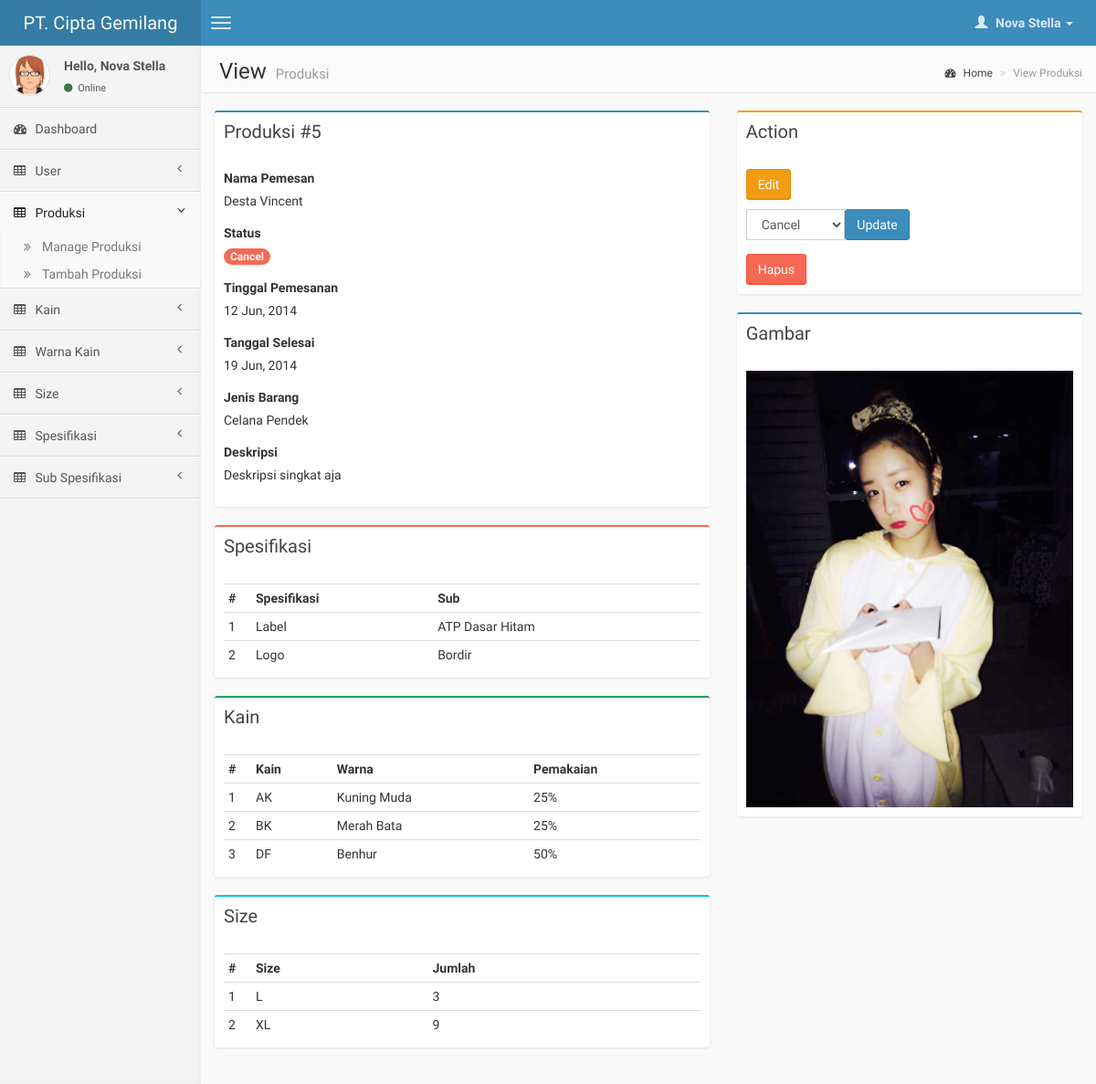
/page/produksi/view.php?id=5 (signed in), run on an earlier commit of the app's database.
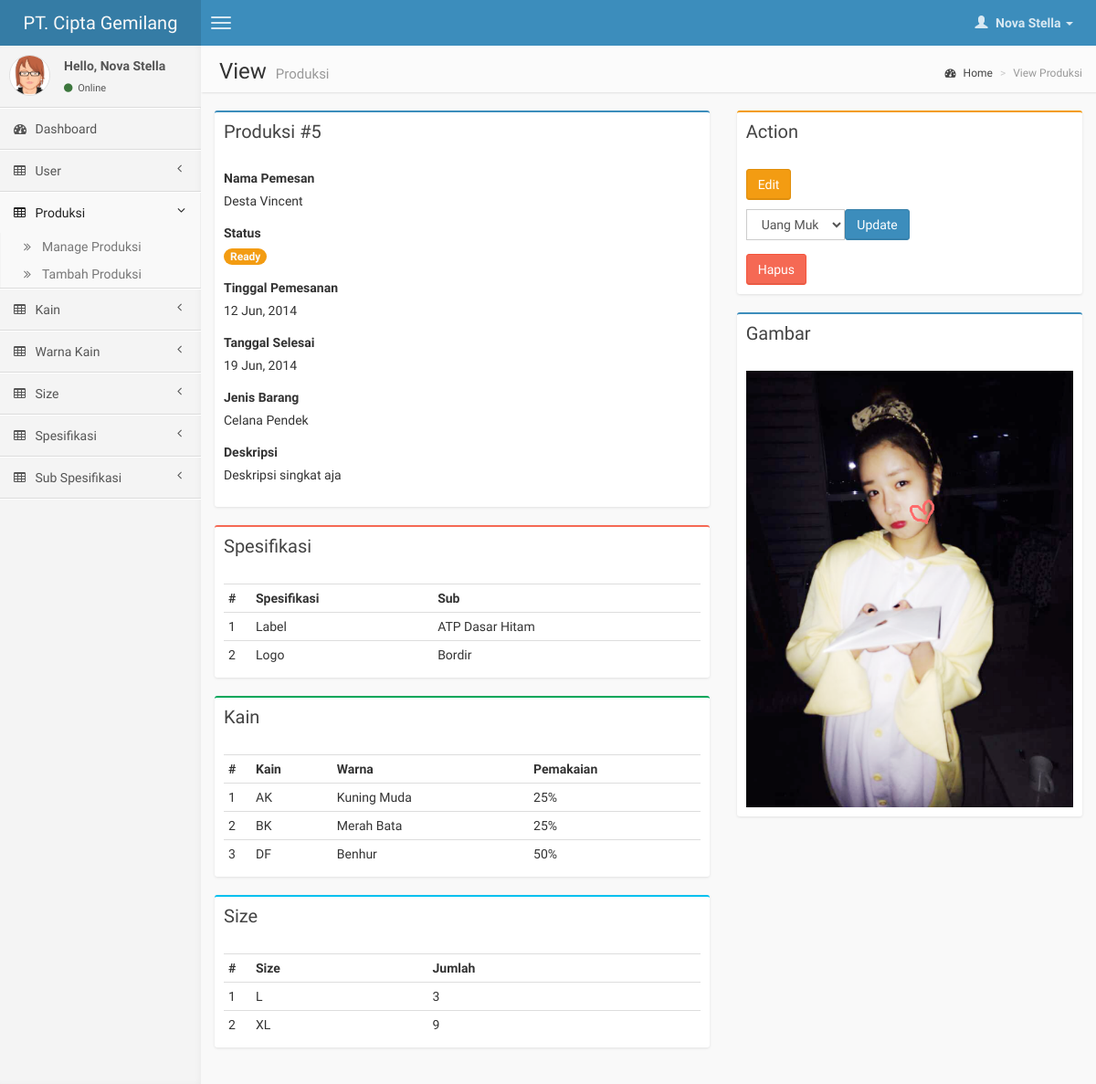
And on a later commit of the database.
### tables this page shows
CREATE TABLE IF NOT EXISTS `produksi` (
  `id_produksi` int(11) NOT NULL AUTO_INCREMENT,
  `id_jenis_barang` int(11) NOT NULL,
  `nama` varchar(50) NOT NULL,
  `status` tinyint(4) NOT NULL,
  `tanggal_pemesanan` date NOT NULL,
  `tanggal_selesai` date NOT NULL,
  `deskripsi` text NOT NULL,
  `gambar` varchar(255) NOT NULL,
  PRIMARY KEY (`id_produksi`)
);

CREATE TABLE IF NOT EXISTS `produksi_spesifikasi` (
  `id_produksi_spesifikasi` int(11) NOT NULL AUTO_INCREMENT,
  `id_produksi` int(11) NOT NULL,
  `id_spesifikasi` int(11) NOT NULL,
  `id_sub_spesifikasi` int(11) NOT NULL,
  PRIMARY KEY (`id_produksi_spesifikasi`)
);

CREATE TABLE IF NOT EXISTS `spesifikasis` (
  `id_spesifikasi` int(11) NOT NULL AUTO_INCREMENT,
  `spesifikasi` varchar(50) NOT NULL,
  PRIMARY KEY (`id_spesifikasi`)
);

CREATE TABLE IF NOT EXISTS `sub_spesifikasi` (
  `id_sub_spesifikasi` int(11) NOT NULL AUTO_INCREMENT,
  `id_spesifikasi` int(11) NOT NULL,
  `nama` varchar(50) NOT NULL,
  `harga` int(11) NOT NULL,
  PRIMARY KEY (`id_sub_spesifikasi`)
);

CREATE TABLE IF NOT EXISTS `produksi_warna` (
  `id_produksi_warna` int(11) NOT NULL AUTO_INCREMENT,
  `id_produksi` int(10) NOT NULL,
  `id_kain` int(10) NOT NULL,
  `id_jenis_warna` int(10) NOT NULL,
  `pemakaian` int(10) NOT NULL,
  PRIMARY KEY (`id_produksi_warna`)
);

CREATE TABLE IF NOT EXISTS `kains` (
  `id_kain` int(11) NOT NULL AUTO_INCREMENT,
  `kain` varchar(50) NOT NULL,
  PRIMARY KEY (`id_kain`)
);

CREATE TABLE IF NOT EXISTS `jenis_warna` (
  `id_jenis_warna` int(11) NOT NULL AUTO_INCREMENT,
  `id_kain` int(11) NOT NULL,
  `warna` varchar(50) NOT NULL,
  `harga` int(10) NOT NULL,
  PRIMARY KEY (`id_jenis_warna`)
);

CREATE TABLE IF NOT EXISTS `produksi_size` (
  `id_produksi_size` int(11) NOT NULL AUTO_INCREMENT,
  `id_produksi` int(11) NOT NULL,
  `id_size` int(11) NOT NULL,
  `jumlah` int(11) NOT NULL,
  PRIMARY KEY (`id_produksi_size`)
);

CREATE TABLE IF NOT EXISTS `sizes` (
  `id_size` int(11) NOT NULL AUTO_INCREMENT,
  `size` varchar(50) NOT NULL,
  PRIMARY KEY (`id_size`)
);

CREATE TABLE IF NOT EXISTS `jenis_barang` (
  `id_jenis_barang` int(11) NOT NULL AUTO_INCREMENT,
  `barang` varchar(50) NOT NULL,
  `qty_per_kg` int(5) NOT NULL,
  `harga_jasa` int(10) NOT NULL,
  PRIMARY KEY (`id_jenis_barang`)
);

### function.php (called while the page is built, shortened)
<?php
	function getKain($id){
		$q = mysql_query("select * from kains where id_kain='$id'");
		$data = mysql_fetch_array($q);
		return $data['kain'];
	}
	function getWarna($id){
		$q = mysql_query("select * from jenis_warna where id_jenis_warna='$id'");
		$data = mysql_fetch_array($q);
		return $data['warna'];
	}
	function getSize($id){
		$q = mysql_query("select * from sizes where id_size='$id'");
		$data = mysql_fetch_array($q);
		return $data['size'];
	}
	function getSpesifikasi($id){
		$q = mysql_query("select * from spesifikasis where id_spesifikasi='$id'");
		$data = mysql_fetch_array($q);
		return $data['spesifikasi'];
	}
	function getSubSpesifikasi($id){
		$q = mysql_query("select * from sub_spesifikasi where id_sub_spesifikasi='$id'");
		$data = mysql_fetch_array($q);
		return $data['nama'];
	}
	function dateFormat($date){
		$date = new DateTime($date);
		$result = $date->format('d M, Y');
		return $result;
	}
	function getJenisBarang($id){
		$q = mysql_query("SELECT * FROM jenis_barang WHERE id_jenis_barang=".$id);
		$data = mysql_fetch_array($q);
		return $data['barang'];
	}
	function getStatusProduksi($status){
		switch ($status) {
			case 1:
				$output['text'] = 'Cancel';
				$output['class'] = 'badge bg-red';
				break;
			case 2:
				$output['text'] = 'Ready';
				$output['class'] = 'badge bg-yellow';
				break;
		}
		return $output;
	}
?>

### page/produksi/view.php (the view, shortened to what the changed rows need)
<?php include '../header.php'; ?>
<section class="content-header">
    <h1>
        View
        <small>Produksi</small>
    </h1>
</section>
<section class="content">
	<?php if(isset($_GET['id'])){ ?>
		<?php
			$id = $_GET['id'];
			$sql = mysql_query("SELECT * FROM produksi WHERE id_produksi=$id");
			$data = mysql_fetch_array($sql);
		?>
		<div class="row">
			<div class="col-md-7">
				<div class="box box-primary">
					<div class="box-header">
						<h3 class="box-title">Produksi #<?php echo $data['id_produksi']; ?></h3>
					</div>
					<div class="box-body">
						<div class="form-group">
							<label>Nama Pemesan</label>
							<p><?php echo $data['nama']; ?></p>
						</div>
						<div class="form-group">
							<label>Status</label>
							<?php $status = getStatusProduksi($data['status']); ?>
							<p><span class="<?php echo $status['class']; ?>"><?php echo $status['text']; ?></span></p>
						</div>
						<div class="form-group">
							<label>Tinggal Pemesanan</label>
							<p><?php echo dateFormat($data['tanggal_pemesanan']); ?></p>
						</div>
						<div class="form-group">
							<label>Tanggal Selesai</label>
							<p><?php echo dateFormat($data['tanggal_selesai']); ?></p>
						</div>
						<div class="form-group">
							<label>Jenis Barang</label>
							<p><?php echo getJenisBarang($data['id_jenis_barang']); ?></p>
						</div>
						<div class="form-group">
							<label>Deskripsi</label>
							<p><?php echo $data['deskripsi']; ?></p>
						</div>
					</div>
				</div>
				<?php
					$q = mysql_query("SELECT * FROM produksi_spesifikasi where id_produksi=".$id);
				?>
					<div class="box box-danger">
						<div class="box-header">
							<h3 class="box-title">Spesifikasi</h3>
						</div>
						<div class="box-body">
							<table class="table table-condensed">
	                            <tr>
	                                <th style="width: 30px">#</th>
	                                <th>Spesifikasi</th>
	                                <th>Sub</th>
	                            </tr>
	                            <?php $i = 1; ?>
								<?php while($row = mysql_fetch_array($q)): ?>
		                            <tr>
		                                <td><?php echo $i; ?></td>
		                                <td><?php echo getSpesifikasi($row['id_spesifikasi']); ?></td>
		                                <td><?php echo getSubSpesifikasi($row['id_sub_spesifikasi']); ?></td>
		                            </tr>
		                            <?php $i++; ?>
	                        	<?php endwhile; ?>
	                        </table>
						</div>
					</div>
				<?php
					$q = mysql_query("SELECT * FROM produksi_warna where id_produksi=".$id);
				?>
					<div class="box box-success">
						<div class="box-header">
							<h3 class="box-title">Kain</h3>
						</div>
						<div class="box-body">
							<table class="table table-condensed">
	                            <tr>
	                                <th style="width: 30px">#</th>
	                                <th>Kain</th>
	                                <th>Warna</th>
	                                <th>Pemakaian</th>
	                            </tr>
	                            <?php $i = 1; ?>
								<?php while($row = mysql_fetch_array($q)): ?>
		                            <tr>
		                                <td><?php echo $i; ?></td>
		                                <td><?php echo getKain($row['id_kain']); ?></td>
		                                <td><?php echo getWarna($row['id_jenis_warna']); ?></td>
		                                <td><?php echo $row['pemakaian']; ?>%</td>
		                            </tr>
		                            <?php $i++; ?>
	                        	<?php endwhile; ?>
	                        </table>
						</div>
					</div>
				<?php
					$q = mysql_query("SELECT * FROM produksi_size where id_produksi=".$id);
				?>
					<div class="box box-info">
						<div class="box-header">
							<h3 class="box-title">Size</h3>
						</div>
						<div class="box-body">
							<table class="table table-condensed">
	                            <tr>
	                                <th style="width: 30px">#</th>
	                                <th>Size</th>
	                                <th>Jumlah</th>
	                            </tr>
	                            <?php $i = 1; ?>
								<?php while($row = mysql_fetch_array($q)): ?>
		                            <tr>
		                                <td><?php echo $i; ?></td>
		                                <td><?php echo getSize($row['id_size']); ?></td>
		                                <td><?php echo $row['jumlah']; ?></td>
		                            </tr>
		                            <?php $i++; ?>
	                        	<?php endwhile; ?>
	                        </table>
						</div>
					</div>
			</div>
			<div class="col-md-5">
				<div class="box box-warning">
					<div class="box-header">
						<h3 class="box-title">Action</h3>
					</div>
					<div class="box-body">
						<?php if($_SESSION['level'] != 4): ?>
							<p>
								<a href="edit.php?id=<?php echo $id; ?>" class="btn btn-warning">Edit</a>
							</p>
						<?php endif; ?>
						<?php if($_SESSION['level'] == 4 || $_SESSION['level'] == 1): ?>
	                        <form role="form" action="update_penjualan.php" method="post">
								<div class="input-group form-group col-md-6">
	                                <select class="form-control " name="fm[status]">
	                                    <option value="3" <?php if($data['status'] == 3) echo 'selected'; ?>>Uang Muka</option>
	                                    <option value="1" <?php if($data['status'] == 1) echo 'selected'; ?>>Cancel</option>
	                                </select>
		                            <span class="input-group-btn">
		                                <button type="submit" class="btn btn-primary">Update</button>
		                            </span>
		                        </div>
	                        </form>
						<?php endif; ?>
						<?php if($_SESSION['level'] == 1 || $_SESSION['level'] == 2): ?>
							<div>
								<a href="delete.php?id=<?php echo $id; ?>" onclick="return confirm('Anda yakin akan menghapus ini?')" class="btn btn-danger">Hapus</a>
							</div>
						<?php endif; ?>
					</div>
				</div>
				<div class="box box-primary">
					<div class="box-header">
						<h3 class="box-title">Gambar</h3>
					</div>
					<div class="box-body">
						<?php if($data['gambar']): ?>
							<img class="img-responsive" src="<?php echo DOMAIN; ?>/images/produksi/<?php echo $data['gambar']; ?>">
						<?php endif; ?>
					</div>
				</div>
			</div>
		</div>
	<?php } else { ?>
		<?php include '../404.php'; ?>
	<?php } ?>
</section>
<?php include '../footer.php'; ?>

What changed in the data, as far as the page shows it:
changed produksi "Desta Vincent": status "Cancel" → "Ready"; status "Cancel" → (not shown)
Also different on the page:
form field value: (not shown) → "Uang Muka"
